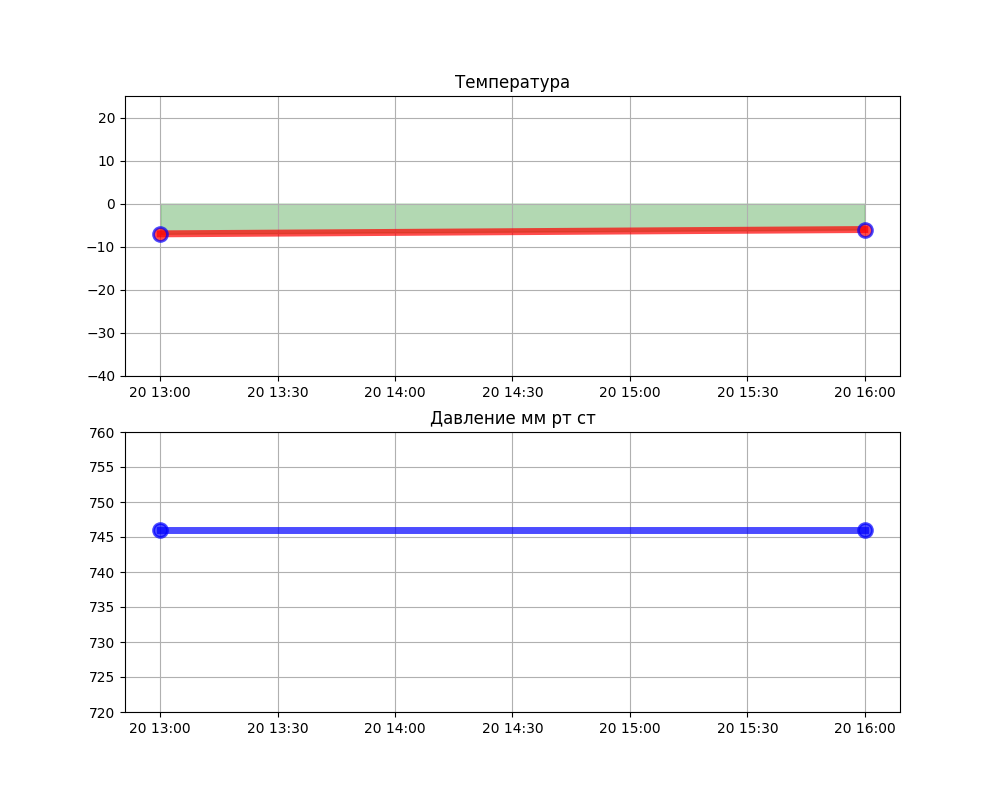

Here is the Python script that generated this plot:
import time
from selenium import webdriver
from selenium.webdriver.chrome.options import Options
from selenium.webdriver.common.by import By
from datetime import datetime, date

import matplotlib.pyplot as plt

chrome_options = Options()

chrome_options.add_argument("--headless")

# Открываем веб-драйвер Chrome
driver = webdriver.Chrome(chrome_options)

# Загружаем веб-страницу
driver.get('https://www.hmn.ru/index.php?index=8&value=29570')

#capture_path = 'C:/capture/your_desired_filename.png'
#driver.save_screenshot(capture_path)

# Можно добавить задержку, чтобы страница полностью прогрузилась
time.sleep(5)

elements = driver.find_elements(By.CLASS_NAME, "fon_gray_light")

time.sleep(5)



text_parse = []
for e in elements:
    t = e.text.split("\n")
    text_parse.append(t)

time.sleep(5)
# Закрываем веб-драйвер и выходим
driver.quit()

head = [""]

time_hour = text_parse[1][0].split(':')[0]

dataDays = text_parse[1][1].replace("г", "").split('.')
day = dataDays[0]
mouth = dataDays[1]
year = dataDays[2]

s = ""
for c in text_parse[1][2]:
    if(c in ['0', '1', '2', '3', '4', '5', '6', '7', '8', '9', "-", "+", " "]):
        s+=c
s = s.lstrip()
s = s.split(' ')



# град град   %     мм рт ст
Temp, dTemp, Water, Pressure = s[0], s[1], s[2], s[3]

data = datetime(int(year), int(mouth), int(day), int(time_hour),  0, 0)
data_text = data.strftime("%Y-%m-%d-%H-%M")

# Проверяю есть ли у меня уже такая дата в файле'''
read = ""
with open("Weather.txt", "r") as file:
    read = file.readlines()

dataBuf = []
dataTemp, datadTemp, dataWater, dataPressure = [], [], [], []
for row in read:
    arr = row.split(';')
    d = arr[0].split('-')
    dbuf = datetime(int(d[0]), int(d[1]), int(d[2]), int(d[3]),  0, 0)
    dataBuf.append(dbuf)

    dataTemp.append(int(arr[1]))
    datadTemp.append(int(arr[2]))
    dataWater.append(int(arr[3]))
    dataPressure.append(int(arr[4]))


if(data not in dataBuf):
    with open("Weather.txt", "a") as file:
        file.write("\n"+ data_text + ";" + Temp + ";" + dTemp + ";" + Water + ";"  + Pressure)

# Читаем данные из файла и строим график

fig, (ax1, ax2) = plt.subplots(nrows=2, ncols=1, figsize=(10, 8))
#ax1.imshow()
ax1.plot(dataBuf, dataTemp, 'o-r', alpha=0.7, label="first", lw=5, mec='b', mew=2, ms=10)
ax1.fill_between(dataBuf, dataTemp, color="g", alpha=0.3)
ax1.grid()
#ax1.xlabel("Время")
#ax1.ylabel("Температура ('C)")
#ax1.show()
ax1.set_title('Температура')
ax1.set_ylim(-40, 25)
#ax1.set_xlim(-50, 50)

#ax1.axis('off')

ax2.plot(dataBuf, dataPressure, 'o-b', alpha=0.7, label="first", lw=5, mec='b', mew=2, ms=10)
ax2.fill_between(dataBuf, dataTemp, color="g", alpha=0.2)
ax2.grid()
#ax1.xlabel("Время")
#ax1.ylabel("Температура ('C)")
#ax1.show()
ax2.set_title('Давление мм рт ст')
#ax4.axis('off')
ax2.set_ylim(720, 760)


"""
ax2.plot(dataBuf, datadTemp, 'o-b', alpha=0.7, label="first", lw=5, mec='b', mew=2, ms=10)
ax2.fill_between(dataBuf, dataTemp, color="g", alpha=0.2)
ax2.grid()
#ax1.xlabel("Время")
#ax1.ylabel("Температура ('C)")
#ax1.show()
ax2.set_title('dT')
#ax2.axis('off')

ax3.plot(dataBuf, dataWater, 'o-b', alpha=0.7, label="first", lw=5, mec='b', mew=2, ms=10)
ax3.fill_between(dataBuf, dataTemp, color="g", alpha=0.2)
ax3.grid()
#ax1.xlabel("Время")
#ax1.ylabel("Температура ('C)")
#ax1.show()
ax3.set_title('Влажность %')
#ax3.axis('off')

ax4.plot(dataBuf, dataWater, 'o-b', alpha=0.7, label="first", lw=5, mec='b', mew=2, ms=10)
ax4.fill_between(dataBuf, dataTemp, color="g", alpha=0.2)
ax4.grid()
#ax1.xlabel("Время")
#ax1.ylabel("Температура ('C)")
#ax1.show()
ax4.set_title('Давление мм рт ст')
#ax4.axis('off')

"""
fig.savefig("Weather.png")

print(0)






